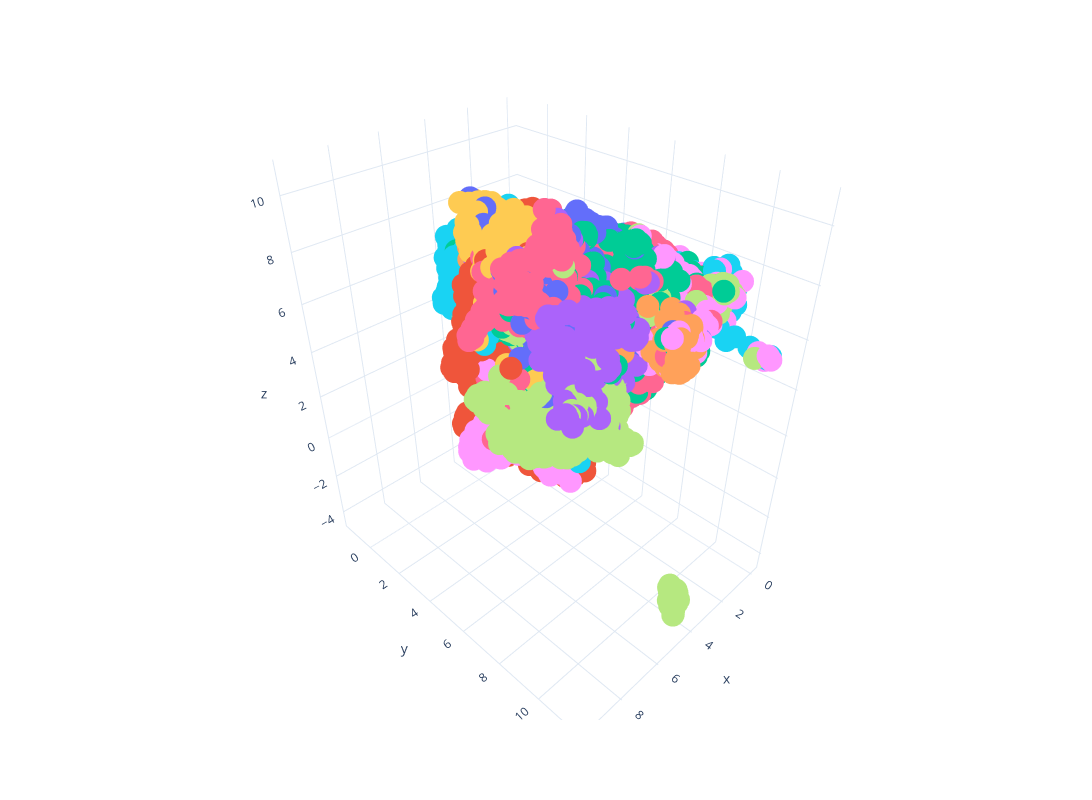

Notebook source saved alongside this figure:
### Code cell
fig = px.scatter_3d(x=proj_3d[:, 0], y=proj_3d[:, 1], z=proj_3d[:, 2], hover_name=companies['Название'],
                    template='plotly_white', width=1400, height=800, color=categories)
fig.update_layout(showlegend=False)
fig.show()

### Figure 1 — Plotly figure (JSON) as saved in the notebook; plotly's stock layout.template omitted (floating-point values rounded to 4 significant figures; data arrays with more than 128 entries replaced by an {"elided": "..."} marker saying what was removed)
{"data": [{"hovertemplate": "<b>%{hovertext}</b><br><br>color=Металлургия<br>x=%{x}<br>y=%{y}<br>z=%{z}<extra></extra>", "hovertext": {"elided": "772 str values"}, "legendgroup": "Металлургия", "marker": {"color": "#636efa", "symbol": "circle"}, "mode": "markers", "name": "Металлургия", "scene": "scene", "showlegend": true, "type": "scatter3d", "x": {"elided": "772 float values"}, "y": {"elided": "772 float values"}, "z": {"elided": "772 float values"}}, {"hovertemplate": "<b>%{hovertext}</b><br><br>color=Лесная промышленность<br>x=%{x}<br>y=%{y}<br>z=%{z}<extra></extra>", "hovertext": {"elided": "508 str values"}, "legendgroup": "Лесная промышленность", "marker": {"color": "#EF553B", "symbol": "circle"}, "mode": "markers", "name": "Лесная промышленность", "scene": "scene", "showlegend": true, "type": "scatter3d", "x": {"elided": "508 float values"}, "y": {"elided": "508 float values"}, "z": {"elided": "508 float values"}}, {"hovertemplate": "<b>%{hovertext}</b><br><br>color=Машиностроение<br>x=%{x}<br>y=%{y}<br>z=%{z}<extra></extra>", "hovertext": {"elided": "2234 str values"}, "legendgroup": "Машиностроение", "marker": {"color": "#00cc96", "symbol": "circle"}, "mode": "markers", "name": "Машиностроение", "scene": "scene", "showlegend": true, "type": "scatter3d", "x": {"elided": "2234 float values"}, "y": {"elided": "2234 float values"}, "z": {"elided": "2234 float values"}}, {"hovertemplate": "<b>%{hovertext}</b><br><br>color=Химическая промышленность<br>x=%{x}<br>y=%{y}<br>z=%{z}<extra></extra>", "hovertext": {"elided": "953 str values"}, "legendgroup": "Химическая промышленность", "marker": {"color": "#ab63fa", "symbol": "circle"}, "mode": "markers", "name": "Химическая промышленность", "scene": "scene", "showlegend": true, "type": "scatter3d", "x": {"elided": "953 float values"}, "y": {"elided": "953 float values"}, "z": {"elided": "953 float values"}}, {"hovertemplate": "<b>%{hovertext}</b><br><br>color=Прочее производство<br>x=%{x}<br>y=%{y}<br>z=%{z}<extra></extra>", "hovertext": {"elided": "190 str values"}, "legendgroup": "Прочее производство", "marker": {"color": "#FFA15A", "symbol": "circle"}, "mode": "markers", "name": "Прочее производство", "scene": "scene", "showlegend": true, "type": "scatter3d", "x": {"elided": "190 float values"}, "y": {"elided": "190 float values"}, "z": {"elided": "190 float values"}}, {"hovertemplate": "<b>%{hovertext}</b><br><br>color=Легкая промышленность<br>x=%{x}<br>y=%{y}<br>z=%{z}<extra></extra>", "hovertext": {"elided": "1443 str values"}, "legendgroup": "Легкая промышленность", "marker": {"color": "#19d3f3", "symbol": "circle"}, "mode": "markers", "name": "Легкая промышленность", "scene": "scene", "showlegend": true, "type": "scatter3d", "x": {"elided": "1443 float values"}, "y": {"elided": "1443 float values"}, "z": {"elided": "1443 float values"}}, {"hovertemplate": "<b>%{hovertext}</b><br><br>color=Электронная и электротехническая промышленность<br>x=%{x}<br>y=%{y}<br>z=%{z}<extra></extra>", "hovertext": {"elided": "828 str values"}, "legendgroup": "Электронная и электротехническая промышленность", "marker": {"color": "#FF6692", "symbol": "circle"}, "mode": "markers", "name": "Электронная и электротехническая промышленность", "scene": "scene", "showlegend": true, "type": "scatter3d", "x": {"elided": "828 float values"}, "y": {"elided": "828 float values"}, "z": {"elided": "828 float values"}}, {"hovertemplate": "<b>%{hovertext}</b><br><br>color=Коммунальное хозяйство и электроэнергетика<br>x=%{x}<br>y=%{y}<br>z=%{z}<extra></extra>", "hovertext": {"elided": "664 str values"}, "legendgroup": "Коммунальное хозяйство и электроэнергетика", "marker": {"color": "#B6E880", "symbol": "circle"}, "mode": "markers", "name": "Коммунальное хозяйство и электроэнергетика", "scene": "scene", "showlegend": true, "type": "scatter3d", "x": {"elided": "664 float values"}, "y": {"elided": "664 float values"}, "z": {"elided": "664 float values"}}, {"hovertemplate": "<b>%{hovertext}</b><br><br>color=Сельское хозяйство<br>x=%{x}<br>y=%{y}<br>z=%{z}<extra></extra>", "hovertext": {"elided": "285 str values"}, "legendgroup": "Сельское хозяйство", "marker": {"color": "#FF97FF", "symbol": "circle"}, "mode": "markers", "name": "Сельское хозяйство", "scene": "scene", "showlegend": true, "type": "scatter3d", "x": {"elided": "285 float values"}, "y": {"elided": "285 float values"}, "z": {"elided": "285 float values"}}, {"hovertemplate": "<b>%{hovertext}</b><br><br>color=Промышленность строительных материалов<br>x=%{x}<br>y=%{y}<br>z=%{z}<extra></extra>", "hovertext": {"elided": "522 str values"}, "legendgroup": "Промышленность строительных материалов", "marker": {"color": "#FECB52", "symbol": "circle"}, "mode": "markers", "name": "Промышленность строительных материалов", "scene": "scene", "showlegend": true, "type": "scatter3d", "x": {"elided": "522 float values"}, "y": {"elided": "522 float values"}, "z": {"elided": "522 float values"}}, {"hovertemplate": "<b>%{hovertext}</b><br><br>color=Медицинская промышленность<br>x=%{x}<br>y=%{y}<br>z=%{z}<extra></extra>", "hovertext": {"elided": "271 str values"}, "legendgroup": "Медицинская промышленность", "marker": {"color": "#636efa", "symbol": "circle"}, "mode": "markers", "name": "Медицинская промышленность", "scene": "scene", "showlegend": true, "type": "scatter3d", "x": {"elided": "271 float values"}, "y": {"elided": "271 float values"}, "z": {"elided": "271 float values"}}, {"hovertemplate": "<b>%{hovertext}</b><br><br>color=Пищевая промышленность<br>x=%{x}<br>y=%{y}<br>z=%{z}<extra></extra>", "hovertext": {"elided": "2030 str values"}, "legendgroup": "Пищевая промышленность", "marker": {"color": "#EF553B", "symbol": "circle"}, "mode": "markers", "name": "Пищевая промышленность", "scene": "scene", "showlegend": true, "type": "scatter3d", "x": {"elided": "2030 float values"}, "y": {"elided": "2030 float values"}, "z": {"elided": "2030 float values"}}, {"hovertemplate": "<b>%{hovertext}</b><br><br>color=Транспортное машиностроение<br>x=%{x}<br>y=%{y}<br>z=%{z}<extra></extra>", "hovertext": {"elided": "449 str values"}, "legendgroup": "Транспортное машиностроение", "marker": {"color": "#00cc96", "symbol": "circle"}, "mode": "markers", "name": "Транспортное машиностроение", "scene": "scene", "showlegend": true, "type": "scatter3d", "x": {"elided": "449 float values"}, "y": {"elided": "449 float values"}, "z": {"elided": "449 float values"}}, {"hovertemplate": "<b>%{hovertext}</b><br><br>color=Нефтегазовая промышленность<br>x=%{x}<br>y=%{y}<br>z=%{z}<extra></extra>", "hovertext": {"elided": "491 str values"}, "legendgroup": "Нефтегазовая промышленность", "marker": {"color": "#ab63fa", "symbol": "circle"}, "mode": "markers", "name": "Нефтегазовая промышленность", "scene": "scene", "showlegend": true, "type": "scatter3d", "x": {"elided": "491 float values"}, "y": {"elided": "491 float values"}, "z": {"elided": "491 float values"}}, {"hovertemplate": "<b>%{hovertext}</b><br><br>color=Судостроение<br>x=%{x}<br>y=%{y}<br>z=%{z}<extra></extra>", "hovertext": ["Гесер", "33 судоремонтный завод", "Завод Красное Сормово", "Астраханское Судостроительное Производственное Объединение", "АО «Холдинговая компания «Ак Барс»", "Судостроительный завод Лотос", "Северо-Восточный ремонтный центр", "Амурский судостроительный завод", "Завод Нижегородский теплоход", "Зеленодольский завод имени A.M. Горького", "Майкопский редукторный завод Зарем", "Риф", "Ярославский катер", "АВЛ Яхтинг", "Wyatboat", "Восточная верфь", "Владверфь", "Судоверфь Виза-яхт", "Винета", "Vigor", "Историческая Верфь Полтава", "Верфь Пеликан", "Волжский дизель имени Маминых", "Варяг", "Тольяттинский судоремонтный завод", "Энергорешение", "Асклас", "Севастопольский морской завод", "Югсудосервис", "Славянский судоремонтный завод", "Центр судоремонта Звездочка", "Моряк", "Спрей", "Санкт-Петербургская Экспериментальная Верфь", "Суда на воздушной подушке", "Slider", "Судоремонтный комплекс-Приморский завод", "Перомайское", "ВолгоТатаСудоремонт", "Сиваш", "Поморская Судоверфь", "Кампо", "Производственное объединение Севмаш", "Атомфлот", "Ушаковские Верфи", "Ломоносовский завод судового оборудования", "Преголь", "Perpetuum Mobile", "ПК  МС", "Первомайский судоремонтный завод", "Пелла", "Тутаевский моторный завод", "Охтинская верфь", "Окская судоверфь", "Онежский судостроительно-судоремонтный завод", "Онега", "Октябрьский судостроительный завод", "ОХТАлит", "Обуховское", "Новороссийский судоремонтный завод", "Находкинский судоремонтный завод", "Сатурн", "Научно-производственный центр Судовые электротехнические системы", "Яхтенная верфь НОРМА", "Нордвег", "Судостроительный завод Северная верфь", "Верфь братьев Нобель", "Нефтефлот", "Амета", "Ливадийский ремонтно-судостроительный завод", "Самарская Судоверфь", "Озерная Верфь", "Кулик", "Канонерский судоремонтный завод", "Объединенная судостроительная корпорация", "Кронштадт", "Kompan Marine", "Экстрим Моторс", "Джекоб-Мастер", "СЗ РОСТР", "ФлотТоргСервис", "Иртышское пароходство", "Севастопольский морской завод имени С. Орджоникидзе", "Электрорадиоавтоматика", "Эра", "Энигма", "Морской сервис эллинг", "Элиз", "East Marine", "Волгоградский композитный завод", "82 судоремонтный завод", "30 судоремонтный завод", "179 судоремонтный завод", "Судостроение Судоремонт", "Балтийский Завод", "Балаковский судостроительно-судоремонтный завод", "Балтийская судоремонтная компания", "Борремфлот", "Костромской судомеханический завод", "Северная судостроительная компания", "Балтсервис", "Балтик Тех Сервис", "ССЗ им.Ленина", "Астрон Марин", "Южный центр судостроения и судоремонта", "Красный гидропресс", "Судостроительный завод имени Октябрьской революции", "Альбатрос-Норд", "Адмиралтейские Верфи"], "legendgroup": "Судостроение", "marker": {"color": "#FFA15A", "symbol": "circle"}, "mode": "markers", "name": "Судостроение", "scene": "scene", "showlegend": true, "type": "scatter3d", "x": [3.925, 4.605, 4.019, 6.076, 1.188, 3.499, 3.997, 4.27, 3.734, 4.027, 1.367, 4.097, 4.356, 3.186, 4.481, 4.694, 5.255, 4.596, 2.958, 1.492, 4.626, 4.367, 3.632, 4.601, 4.243, 2.872, 4.647, 4.214, 4.151, 4.824, 4.17, 4.082, 4.673, 4.406, 4.631, 3.748, 4.314, 4.467, 4.195, 4.306, 4.48, 1.077, 3.775, 4.177, 4.733, 2.371, 4.016, 1.035, 4.954, 3.612, 0.8494, 2.49, 4.704, 4.556, 4.639, 3.967, 4.724, 4.249, 1.68, 2.985, 4.344, 0.9215, 2.588, 4.641, 4.654, 4.223, 4.452, 4.446, 4.206, 4.274, 4.699, 4.661, 4.483, 4.469, 3.915, 3.194, 4.674, 1.14, 4.589, 4.184, 4.32, 6.822, 4.163, 4.67, 3.881, 4.81, 4.141, 2.032, 4.621, 4.535, 4.412, 4.22, 4.356, 2.099, 4.098, 4.234, 4.093, 4.051, 4.7, 4.681, 4.775, 2.073, 4.46, 4.441, 4.368, 2.958, 4.641, 4.709, 4.152], "y": [9.588, 9.9, 10.42, 9.561, 5.342, 9.102, 10.64, 9.664, 9.774, 6.305, 6.713, 10.14, 10.52, 6.559, 10.8, 10.47, 7.371, 10.44, 5.932, 5.862, 10.49, 10.54, 7.923, 10.78, 10.14, 7.64, 10.12, 10.43, 10.17, 4.833, 10.41, 10.04, 10.06, 10.51, 4.497, 9.428, 10.24, 10.18, 9.594, 9.908, 10.41, 8.086, 9.782, 8.89, 10.64, 7.525, 9.963, 6.9, 6.275, 9.371, 5.639, 8.021, 9.908, 10.25, 10.35, 10.49, 9.595, 6.293, 7.263, 5.895, 9.713, 7.196, 8.189, 10.54, 8.766, 10.45, 10.37, 10.1, 10.08, 10.44, 9.904, 10.46, 10.66, 10.4, 10.37, 5.683, 10.66, 3.29, 10.8, 10.02, 9.855, 7.59, 10.4, 8.739, 9.743, 10.45, 10.03, 4.565, 10.42, 10.61, 9.951, 10.24, 9.544, 4.922, 10.3, 10.11, 10.22, 10.32, 10.5, 10.53, 5.92, 4.616, 10.01, 10.38, 10.49, 8.115, 10.5, 10.64, 9.826], "z": [6.705, 7.275, 7.756, 7.353, 6.912, 7.182, 7.075, 6.952, 6.838, 7.793, 6.43, 6.959, 6.448, 3.74, 6.728, 6.908, 5.318, 6.869, 5.948, 7.397, 7.166, 6.8, 5.64, 6.838, 6.511, 5.897, 6.722, 7.417, 6.461, 6.304, 7.334, 6.901, 6.602, 6.966, 7.667, 7.399, 7.19, 7.25, 6.677, 6.283, 7.496, 7.367, 7.793, 7.857, 6.817, 7.507, 7.596, 5.67, 6.87, 7.749, 6.975, 6.657, 6.763, 7.391, 7.349, 7.321, 6.793, 7.425, 6.648, 4.319, 7.782, 6.628, 6.253, 6.757, 6.393, 7.551, 7.443, 6.882, 6.792, 7.025, 6.605, 6.747, 6.654, 7.118, 7.632, 5.622, 6.643, 6.276, 6.687, 6.761, 6.198, 6.569, 7.514, 6.459, 7.184, 6.478, 6.234, 5.844, 6.563, 6.452, 6.865, 7.435, 7.064, 5.31, 7.721, 6.46, 7.151, 7.378, 6.511, 6.727, 6.267, 4.554, 7.11, 6.553, 6.956, 6.328, 7.333, 6.502, 7.921]}, {"hovertemplate": "<b>%{hovertext}</b><br><br>color=Авиационная промышленность<br>x=%{x}<br>y=%{y}<br>z=%{z}<extra></extra>", "hovertext": ["Хамильтон Стандарт-Наука", "711 Авиационный ремонтный завод", "Ульяновский филиал Туполев – конструкторское бюро", "Самарский филиал Туполев", "Жуковская лётно-испытательная и доводочная база", "Ильюшин Финанс Ко.", "Российская самолетостроительная корпорация МиГ", "Корпорация Иркут в г. Воронеже", "Региональные самолёты", "Центр комплексирования", "Корпорация Иркут в г. Ульяновске", "Новосибирский авиационный завод (НАЗ) им. В.П. Чкалова", "КнААЗ им. Ю.А. Гагарина", "Казанский вертолетный завод", "Арсеньевская авиационная компания «Прогресс» им. Н.И.Сазыкина", "Вертолетная сервисная компания", "ВР-Технологии", "Национальный центр вертолетостроения имени М.Л.Миля и Н.И.Камова", "АО «Объединенная двигателестроительная корпорация» (АО «ОДК»)", "ПАО «Объединенная авиастроительная корпорация» (ПАО «ОАК»)", "ПАО «Компания Сухой»", "АО «Вертолеты России»", "Высокие технологии", "Авиаремонтное предприятие Мотор", "Опытно-конструкторское бюро им. Яковлева А. С.", "Уральский завод гражданской авиации", "Улан-удэнский авиаремонтный завод", "Государственный университет Дубна", "ОДК-Уфимское моторостроительное производственное объединение", "Ульяновский государственный технический университет", "Уфимский государственный авиационный технический университет", "ОДК-Сатурн", "Объединённая двигателестроительная корпорация", "Туполев", "Туполев", "Центральный аэрогидродинамический институт имени профессора Н. Е. Жуковского", "Опытно-конструкторское бюро П. О. Сухого", "Самарский национальный исследовательский университет имени академика С.П. Королева", "Смоленский авиационный завод", "Серебряные крылья", "СибНИА им. С. А. Чаплыгина", "Шахтинский авиационно-ремонтный завод ДОСААФ", "Кумертауское авиационное производственное предприятие", "Улан-Удэнский авиационный завод", "Ступинское машиностроительное производственное предприятие", "Роствертол", "Новосибирский авиаремонтный завод", "Национальный центр вертолётостроения имени М. Л. Миля и Н. И. Камова", "Казанский вертолётный завод", "Арсеньевская Авиационная Компания Прогресс", "810 авиационный ремонтный завод", "356 Авиационный ремонтный завод", "150 Авиационный ремонтный завод", "Пермский моторостроительный комплекс", "Омский завод гражданской авиации", "Опытно-конструкторское бюро моторостроения", "Новосибирский государственный технический университет", "Национальный институт авиационных технологий", "Российская самолетостроительная корпорация Миг", "Московский авиационный институт (национальный исследовательский университет)", "Лётно-исследовательский институт имени М. М. Громова", "Одк-Кузнецов", "Комсомольский-на-Амуре государственный технический университет", "Комсомольский-на-Амуре авиационный завод имени Ю. А. Гагарина", "ОДК-Климов", "КНИТУ-Каи", "Иркутский авиационный завод", "Иркут", "Авиационный комплекс им. С.В. Ильюшина", "ХелиВерт", "Государственный научно-исследовательский институт авиационных систем", "Гидравлика", "Воронежский государственный технический университет", "Балашихинский литейно-механический завод", "Авиационный научно-технический комплекс им.Бериева", "Авиастар-СП", "419 Авиационно-ремонтный завод", "Чайка", "Московское машиностроительное предприятие имени В. В. Чернышёва", "123 Авиационный ремонтный завод", "Авиакомпания Ангара", "Авиамоторный научно-технический комплекс Союз", "НПП Аэросила"], "legendgroup": "Авиационная промышленность", "marker": {"color": "#19d3f3", "symbol": "circle"}, "mode": "markers", "name": "Авиационная промышленность", "scene": "scene", "showlegend": true, "type": "scatter3d", "x": [1.138, 1.558, 0.3166, 0.5181, 0.4211, 0.4815, 0.2551, 0.7123, 0.2342, 0.5304, 0.9623, 0.8631, 0.4325, 0.3311, 0.5589, 0.345, 0.7924, 0.5937, 1.53, 0.3981, 0.1451, 0.4033, 1.374, 1.525, 0.5076, 1.906, 1.291, 0.4423, 2.418, 0.1185, 1.791, 1.528, 1.418, 0.651, 0.6498, 0.4654, 0.07269, 0.2672, 0.4925, 0.2734, 0.356, 1.074, 0.7023, 1.877, 1.156, 1.156, 1.237, 1.162, 1.087, 1.081, 1.212, 1.238, 0.6346, 2.395, 3.527, 0.9627, 1.998, 0.6462, 0.2751, 0.3868, 0.4712, 2.439, 0.5759, 0.2979, 0.5381, 1.586, 0.5942, 0.8199, 0.3375, 0.3827, 0.8649, 1.772, 0.3032, 0.6818, 1.013, 0.3829, 1.462, 1.322, 1.633, 0.5939, 0.9432, 1.9, 3.241], "y": [7.883, 8.669, 9.202, 9.214, 8.663, 9.121, 9.336, 9.397, 9.379, 9.269, 9.343, 8.979, 8.904, 9.634, 9.485, 9.298, 9.319, 9.621, 8.889, 9.374, 9.187, 9.257, 9.522, 10.18, 9.584, 6.863, 10.33, 7.223, 8.785, 6.811, 8.042, 9.099, 8.957, 9.388, 9.523, 9.588, 9.141, 7.44, 8.891, 8.85, 9.434, 9.353, 9.565, 8.935, 11.54, 11.55, 10.87, 11.51, 11.57, 11.59, 11.15, 10.9, 9.288, 8.691, 7.356, 9.202, 5.778, 7.66, 9.128, 7.626, 9.638, 8.991, 7.288, 9.132, 9.004, 8.52, 8.003, 8.474, 8.624, 8.77, 9.282, 8.217, 7.344, 8.673, 9.479, 9.198, 9.785, 8.03, 7.912, 8.966, 9.398, 9.191, 7.764], "z": [6.92, 7.208, 7.325, 6.997, 7.388, 7.09, 7.56, 7.047, 7.516, 7.077, 7.189, 7.9, 7.805, 6.697, 6.689, 6.813, 6.633, 6.528, 6.791, 7.278, 7.645, 6.767, 6.504, 6.048, 7.221, 7.284, 6.151, 7.444, 6.706, 7.158, 7.447, 6.692, 6.847, 7.337, 7.276, 7.489, 7.581, 7.31, 7.362, 7.235, 7.347, 6.747, 6.473, 6.605, 5.784, 5.813, 5.967, 5.802, 5.742, 5.875, 5.89, 5.986, 7.079, 6.515, 4.801, 7.07, 7.833, 6.96, 7.952, 7.28, 7.35, 6.433, 7.153, 7.842, 7.501, 6.751, 7.427, 6.971, 7.715, 6.844, 7.225, 6.737, 7.321, 7.157, 7.044, 7.235, 6.332, 7.026, 6.815, 7.095, 7.016, 6.543, 5.859]}, {"hovertemplate": "<b>%{hovertext}</b><br><br>color=Горная промышленность<br>x=%{x}<br>y=%{y}<br>z=%{z}<extra></extra>", "hovertext": {"elided": "371 str values"}, "legendgroup": "Горная промышленность", "marker": {"color": "#FF6692", "symbol": "circle"}, "mode": "markers", "name": "Горная промышленность", "scene": "scene", "showlegend": true, "type": "scatter3d", "x": {"elided": "371 float values"}, "y": {"elided": "371 float values"}, "z": {"elided": "371 float values"}}, {"hovertemplate": "<b>%{hovertext}</b><br><br>color=Космическая промышленность<br>x=%{x}<br>y=%{y}<br>z=%{z}<extra></extra>", "hovertext": ["Северный пресс", "Конструкторское бюро химического машиностроения имени А.М. Исаева", "Воронежский механический завод", "Конструкторское бюро Салют", "Ракетно-космический завод", "Научно-производственная корпорация Космические системы мониторингга, информационно-управляющие и электромеханические комплексы имени А.Г. Иосифьяна", "Турбонасос", "Спутниковые инновационные космические системы", "Национальная космическая компания", "Лин Индастриал", "Ракетно-космический центр Прогресс", "Российские космические системы", "Завод ракетно-космического приборостроения Российские космические системы", "Протон — Пермские моторы", "Особое конструкторское бюро Московского энергетического института", "Научно-производственное объединение автоматики имени академика Н.А. Семихатова ", "Научно-исследовательский институт Машиностроения", "Научно-исследовательский институт командных приборов", "Научно-производственное объединение им. С.А. Лавочкина", "Государственный космический научно-производственный центр имени М. В. Хруничева", "Конструкторское бюро химавтоматики", "Энергомаш ", "Ракетно-космическая корпорация энергия имени С. П. Королёва", "Азмерит"], "legendgroup": "Космическая промышленность", "marker": {"color": "#B6E880", "symbol": "circle"}, "mode": "markers", "name": "Космическая промышленность", "scene": "scene", "showlegend": true, "type": "scatter3d", "x": [2.525, 1.654, 1.72, 1.439, 1.474, 1.504, 1.381, 1.323, 1.801, 1.706, 1.485, 1.594, 0.9287, 1.735, 1.473, 0.9572, 1.311, 1.477, 1.423, 1.919, 1.54, 1.76, 1.633, 1.303], "y": [9.508, 9.794, 9.42, 10.07, 8.052, 10.24, 7.964, 9.461, 10.04, 9.858, 9.92, 9.798, 8.875, 9.446, 9.653, 6.378, 9.296, 9.803, 9.943, 9.455, 9.004, 9.702, 10.06, 9.273], "z": [7.626, 7.572, 7.427, 7.756, 7.398, 7.682, 6.297, 7.615, 7.814, 7.007, 7.973, 8.018, 6.442, 7.881, 7.03, 6.65, 6.908, 7.225, 7.781, 7.767, 7.481, 7.435, 7.839, 7.646]}, {"hovertemplate": "<b>%{hovertext}</b><br><br>color=Оборонно-промышленный комплекс<br>x=%{x}<br>y=%{y}<br>z=%{z}<extra></extra>", "hovertext": {"elided": "267 str values"}, "legendgroup": "Оборонно-промышленный комплекс", "marker": {"color": "#FF97FF", "symbol": "circle"}, "mode": "markers", "name": "Оборонно-промышленный комплекс", "scene": "scene", "showlegend": true, "type": "scatter3d", "x": {"elided": "267 float values"}, "y": {"elided": "267 float values"}, "z": {"elided": "267 float values"}}, {"hovertemplate": "<b>%{hovertext}</b><br><br>color=Ювелирная промышленность<br>x=%{x}<br>y=%{y}<br>z=%{z}<extra></extra>", "hovertext": ["Янтарная коллекция", "Жемчужина", "Янтарная лавка", "Almaz", "Вознесенский ювелирный завод", "Ювелирная компания Вавилон", "Юмила", "Титул", "Сувенирарт", "Санкт-Петербургский Ювелирный Завод", "Silverok", "Сильвер", "Серебрянная идея", "Новый Завет", "ТД Самородок", "Волгореченский ювелирный завод Русское серебро", "Русский янтарь", "Русские самоцветы", "Русские ремесла", "Кристалл", "Лукас-Золото", "Ricchezza", "Pokrovsky Jewelry", "Platinum Lab", "Платина", "Орнамент", "Ормас", "Октагон-ювелир", "Байкалкварцсамоцветы", "Ювелирная мастерская Nota-Gold", "Золотое Наследие 585", "Невский-СПб", "Уральский Ювелирный Завод", "Московский экспериментальный ювелирный завод Ювелирпром", "Мастер Бриллиант", "Люкс Амбер", "Leo Totti", "Ку-ЭНД-Ку", "Красная Пресня", "Красцветмет", "Костромской Ювелирный Завод", "Караваевская Ювелирная Фабрика", "Каст", "Юверос", "Костромской Ювелирный Завод Золотые Традиции", "Ювелирный завод Грант ", "Ювелирный завод Титан", "Голден Глоб", "ЕкатеринбургЮвелирПром", "Иркутский Ювелирный Завод", "Гиалит", "Гея", "Fresh Jewelry", "Ростовская финифть", "FilLart Studio", "Эстет ", "Элит", "Донской Завод по обработке Драгоценных Металлов", "Новые Бриллианты Сибири", "Ювелирный завод Джунаид", "Ювелирный завод ДиАрс", "Chamovskikh", "Булгари Раша", "БЮЗ", "Бижеръ", "BaltSilver", "Baltamber", "Ставропольский ювелирный завод Аврора", "Амурский ювелирный завод", "Атолл", "Родис", "Арина", "Аргента", "Amber Palace", "Янтарная Волна", "Амберштайн", "Amber Sea", "Амберпрофи", "Янтарная Мануфактура", "Амбериум", "Янтарная корона", "Калининградский янтарный комбинат", "Альтмастер", "Alltime", "А-Голд", "Альфа-Карат", "Alexandra Gr", "Акимов", "1 Ювелирная Сеть", "Новосибирский Ювелирный Завод Адалит"], "legendgroup": "Ювелирная промышленность", "marker": {"color": "#FECB52", "symbol": "circle"}, "mode": "markers", "name": "Ювелирная промышленность", "scene": "scene", "showlegend": true, "type": "scatter3d", "x": [4.883, 4.981, 6.68, 3.774, 4.426, 4.109, 4.438, 4.511, 1.237, 1.6, 4.582, 3.023, 5.919, 4.068, 6.151, 4.893, 4.961, 5.533, 3.552, 3.709, 1.785, 4.333, 3.425, 3.764, 3.969, 4.262, 1.318, 4.305, 7.606, 4.126, 3.873, 3.65, 3.953, 3.977, 3.013, 5.539, 3.736, 3.871, 3.948, 6.24, 3.877, 4.169, 4.034, 4.262, 4.298, 3.757, 5.077, 4.171, 3.492, 3.858, 3.321, 3.896, 4.123, 4.478, 3.045, 3.716, 3.59, 4.847, 3.954, 3.886, 4.292, 4.24, 2.287, 3.97, 4.189, 3.625, 4.844, 2.549, 3.604, 3.106, 3.993, 3.705, 6.189, 4.952, 5.343, 5.6, 5.067, 5.309, 5.107, 4.995, 5.065, 7.282, 3.727, 2.69, 2.645, 2.944, 4.459, 4.146, 1.036, 3.815], "y": [1.285, 2.388, 5.667, 1.238, 1.337, 0.9249, 0.8747, 1.063, 2.937, 2.525, 1.106, 1.54, 5.479, 1.085, 5.332, 1.183, 1.477, 5.105, 1.469, 1.314, 2.665, 0.8128, 1.808, 1.026, 0.9024, 1.222, 2.281, 0.895, 6.623, 0.6834, 1.177, 0.9824, 0.6592, 1.484, 1.378, 2.228, 0.887, 0.5487, 1.524, 6.309, 1.636, 1.187, 1.138, 0.8262, 0.6522, 1.063, 1.966, 0.8551, 6.539, 0.9986, 1.395, 1.169, 0.6475, 1.083, 0.8882, 0.7105, 1.28, 3.277, 1.042, 0.8266, 0.7883, 0.8389, 0.9235, 0.7016, 1.039, 0.8375, 4.135, 2.348, 1.298, 1.641, 0.8217, 0.7821, 5.799, 1.402, 2.144, 2.517, 1.495, 1.791, 1.899, 1.633, 1.45, 6.124, 1.427, 1.961, 1.879, 2.975, 0.4696, 1.115, 3.093, 1.37], "z": [8.479, 7.415, 9.299, 8.675, 8.731, 8.79, 8.787, 8.522, 7.623, 7.615, 8.181, 8.218, 7.737, 8.026, 8.376, 8.061, 8.448, 7.871, 8.464, 8.864, 6.493, 7.982, 8.518, 8.834, 8.848, 8.719, 7.139, 8.794, 8.719, 8.555, 8.12, 8.619, 8.744, 8.449, 8.325, 7.879, 8.466, 8.231, 8.667, 8.998, 8.498, 8.561, 8.888, 8.211, 8.745, 8.715, 7.919, 8.505, 8.299, 7.861, 6.822, 8.698, 8.722, 8.428, 8.323, 8.582, 8.562, 6.933, 8.794, 8.6, 8.857, 8.788, 3.156, 8.855, 8.402, 8.494, 7.21, 7.323, 8.641, 8.332, 8.675, 8.708, 7.885, 8.407, 7.767, 7.946, 8.348, 8.09, 8.142, 8.248, 8.274, 9.365, 8.62, 6.143, 8.328, 6.553, 8.839, 8.789, 7.059, 8.515]}, {"hovertemplate": "<b>%{hovertext}</b><br><br>color=Null<br>x=%{x}<br>y=%{y}<br>z=%{z}<extra></extra>", "hovertext": ["Акритон", "Wildstone", "Realwood", "Профиль-Опт", "Пластал", "Парад камней", "Научно-Производственный Центр материалов и добавок", "Литос-К", "Лестоун", "Lakko", "Erismann", "Элизиум", "Дитрикс-Сибирь", "Аспект", "Аквалайт", "Кроно-Бел"], "legendgroup": "Null", "marker": {"color": "#636efa", "symbol": "circle"}, "mode": "markers", "name": "Null", "scene": "scene", "showlegend": true, "type": "scatter3d", "x": [4.502, 4.795, 5.954, 0.9643, 2.385, 5.996, 4.168, 5.902, 5.401, 4.708, 4.521, 1.631, 4.86, 2.294, 1.855, 3.197], "y": [3.396, 3.672, 3.117, 3.791, 4.567, 4.521, 4.729, 3.881, 2.863, 3.239, 2.258, 2.402, 3.288, 3.73, 4.377, 3.077], "z": [5.673, 8.246, 6.187, 6.496, 7.254, 8.588, 7.977, 8.545, 7.24, 5.767, 6.782, 6.062, 4.981, 6.719, 7.934, 6.191]}], "layout": {"height": 800, "legend": {"title": {"text": "color"}, "tracegroupgap": 0}, "margin": {"t": 60}, "scene": {"domain": {"x": [0.0, 1.0], "y": [0.0, 1.0]}, "xaxis": {"title": {"text": "x"}}, "yaxis": {"title": {"text": "y"}}, "zaxis": {"title": {"text": "z"}}}, "showlegend": false, "width": 1400}}
